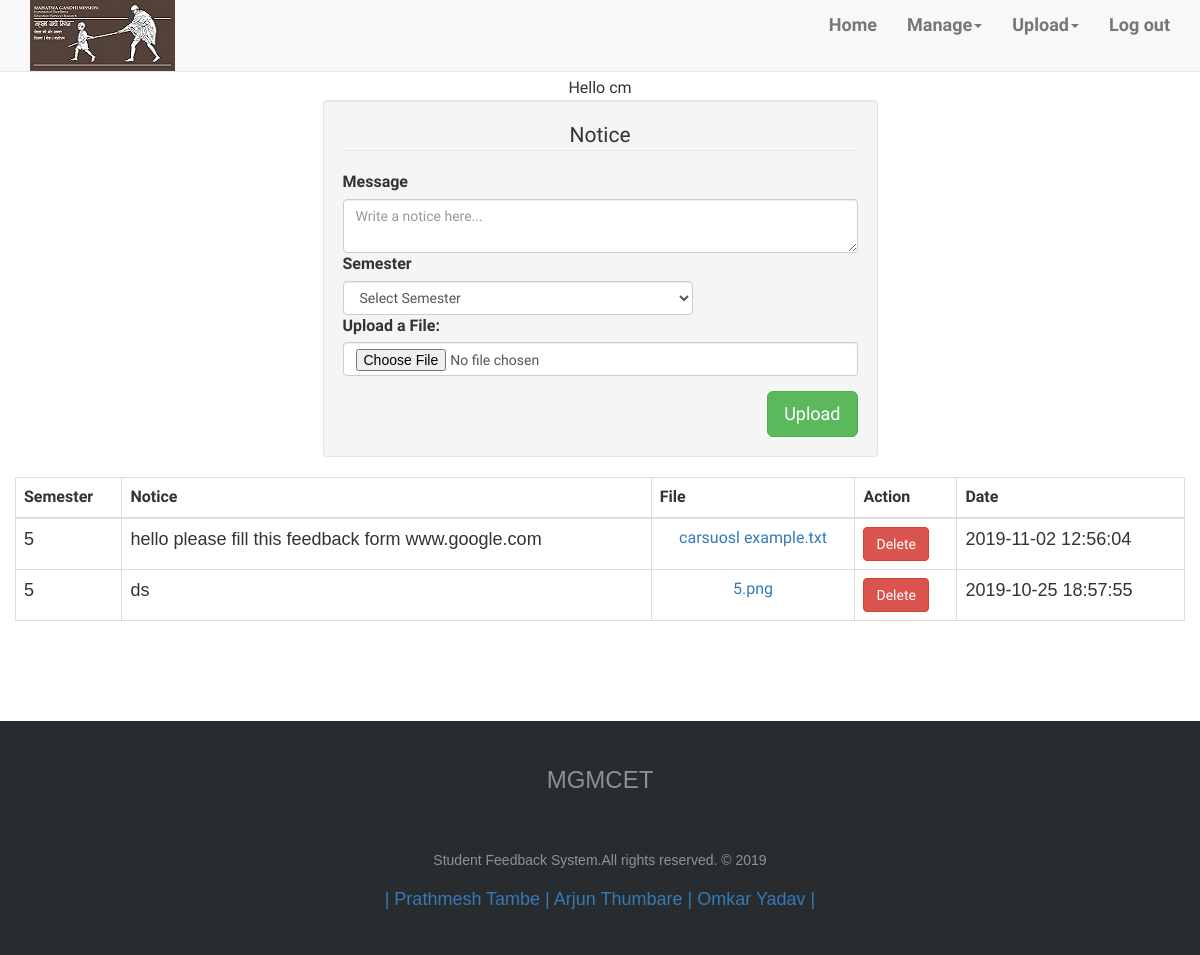
/uploadf.php (signed in), run on the app's committed database.
### tables this page shows
CREATE TABLE `files` (
  `ID` int(11) NOT NULL,
  `sem` int(10) NOT NULL,
  `description` varchar(100) NOT NULL,
  `filename` varchar(50) NOT NULL,
  `date` timestamp NOT NULL DEFAULT CURRENT_TIMESTAMP ON UPDATE CURRENT_TIMESTAMP
);

### uploadf.php (the view, shortened to what this page needs)
<?php
if(isset($_SESSION["User"]))
      {
$tag= "<center>Hello"." ".$_SESSION["Name"]."</center>";
      }
      else
      {
          header('location:staff.php');
      }
      ?>
<!doctype HTML>
<html>
    <head>
<link rel="stylesheet" type="text/css" href="https://maxcdn.bootstrapcdn.com/bootstrap/3.3.7/css/bootstrap.min.css">
<link href="css/footer-basic-centered2.css" type="text/css" rel="stylesheet">
   <div class = "navbar navbar-default navbar-static-top">
      <div class="container ">
          <div class='navbar-header brand-name'>
              <a href="#" class="pull-left"><img src="img/logo.jpeg"></a>
            </div>
             <div class="collapse navbar-collapse navHeaderCollapse">
                <ul class = "nav navbar-nav navbar-right">
                  <li><a href = "sflogin.php">Home</a></li>
                   <li class="dropdown">
       <a href ="#" class="dropdown-toggle" data-toggle="dropdown">Manage<b class="caret"></b></a>
                       <li class="dropdown">
                  <a href ="#" class="dropdown-toggle" data-toggle="dropdown">Upload<b class="caret"></b></a>
                     <li><a href = "sflogout.php">Log out</a></li>
              </ul>
          </div>
      </div>
   </div>
</body>
</html>
<?php echo $tag;?>
  <div class="container">
            <div class="row">
                <div class="col-md-3 hidden-phone">
                </div>
                <div class="col-md-6" id="form-login">
                    <form class="well" action="" method="post" name="upload_excel" enctype="multipart/form-data">
                        <fieldset>
                           <center> <legend>Notice</legend></center>
                            <div class="control-group">
                                <label for="comment">Message</label>
  <textarea name="description_entered" class="form-control" rows="2" id="comment" placeholder="Write a notice here..." required></textarea>
        <label>Semester</label>
    <select name="sem_select" id="sem" class="form-control" style="width:350px" required>
        <option value="">Select Semester</option>
    </select>
          </div>
                                <div class="control-label">
                                    <label>Upload a File:</label>
                                </div>
                                <div class="controls form-group">
                                    <input type="file" name="file" id="file" class="input-large form-control">
                                </div>
                            <div class="control-group">
                                <div class="controls">
                                <button type="submit" id="submit" name="submit" class="btn btn-success btn-flat btn-lg pull-right button-loading" data-loading-text="Loading...">Upload</button>
                                </div>
                            </div>
                        </fieldset>
                    </form>
                </div>
                <div class="col-md-3 hidden-phone"></div>
<?php
$dbDatabase = "feed";
$dbServer = "localhost";
$dbUser = "root";
$dbPass = "";
$conn = mysqli_connect($dbServer, $dbUser, $dbPass, $dbDatabase) or die('Unable To connect');
$result= mysqli_query($conn, "SELECT sem,description, filename, date FROM files ORDER BY ID desc");
?>
<table class="table table-bordered">
                <thead>
                        <tr>
                        <th>Semester</th>
                         <th>Notice</th>
                     <th>File</th>
                    <th>Action</th>
                    <th>Date</th>
                        </tr>
                      </thead>
<?php
while ($row = mysqli_fetch_array($result)){
$files_field= $row['filename'];
$files_show= "testupload/$files_field";
$descriptionvalue= $row['description'];
    $date= $row['date'];
   $seme=$row['sem'];
print "<tr>\n";
    print "\t<td>\n";
echo "<font face=arial size=4/>$seme</font>";
print "</td>\n";
print "\t<td>\n";
echo "<font face=arial size=4/>$descriptionvalue</font>";
print "</td>\n";
print "\t<td>\n";
echo "<div align=center><a href='$files_show'>$files_field</a></div>";
print "</td>\n";
    ?>
      <td>  <a onclick="return confirm('Are you sure you want to delete the entry..?')" href="deletenotice.php?filename=<?php echo $row['filename']; ?>"class="btn btn-danger">Delete</a></td>
      <?php
print "\t<td>\n";
echo "<font face=arial size=4/>$date</font>";
print "</td>\n";;
print "</tr>\n";
}
print "</table>\n";
?>
       </div>
            </div>
	<?php
        include'footer.php';
        ?>
   </body>
    </html>

### footer.php
<?php
$footer = '<footer class="footer-basic-centered">
			<p class="footer-company-motto">MGMCET</p>
			<p class="footer-links">
			</p>
			<p class="footer-company-name">Student Feedback System.All rights reserved. &copy; 2019</p>
              <style>
                  a1{
                    color:;
                  }
              </style>
               <br>
                <a>| Prathmesh Tambe |</a>
                <a>Arjun Thumbare |</a>
                <a>Omkar Yadav |</a>
		</footer>';
		echo $footer;
?>

### css/footer-basic-centered2.css (style rules this page uses)
.navbar-default { font-weight: bold; }
.navbar { margin-top: 0px; margin-bottom: 5px; font-size: 18px; }
.brand-name { padding-top: -5px; }
.footer-basic-centered { background-color: #292c2f; box-shadow: 0 1px 1px 0 rgba(0, 0, 0, 0.12); box-sizing: border-box; width: 100%; text-align: center; font: normal 18px sans-serif; padding: 45px; margin-top: 80px; }
.footer-basic-centered .footer-company-motto { color: #8d9093; font-size: 24px; margin: 0; }
.footer-basic-centered .footer-company-name { color: #8f9296; font-size: 14px; margin: 0; }
.footer-basic-centered .footer-links { list-style: none; font-weight: bold; color: #ffffff; padding: 35px 0 23px; margin: 0; }

### data on the page
files: sem "5", description "hello please fill this feedback form www.google.com", filename "carsuosl example.txt", date "2019-11-02 12:56:04"
files: sem "5", description "ds", filename "5.png", date "2019-10-25 18:57:55"

### other printed values
$_SESSION["Name"] "cm"
